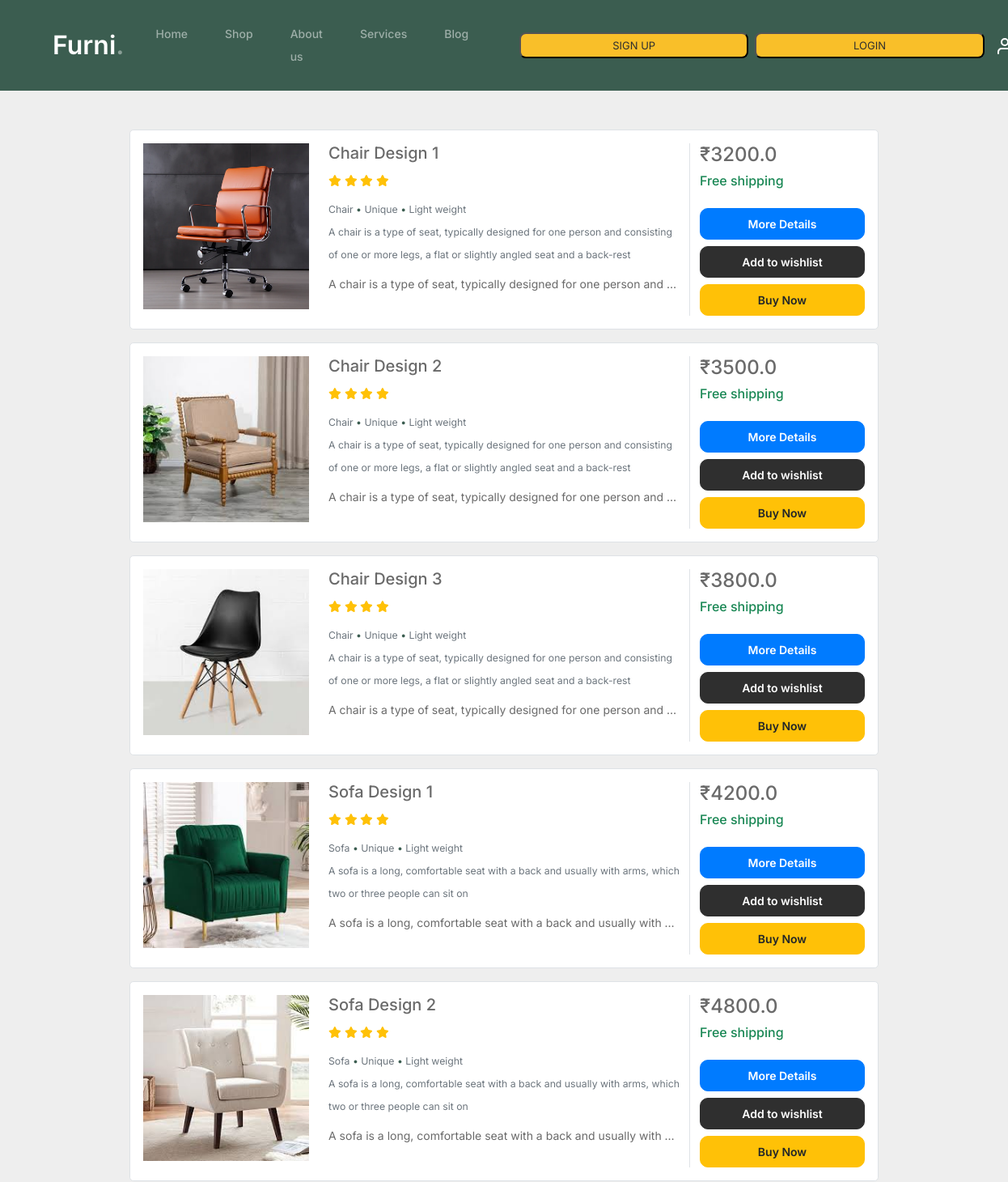
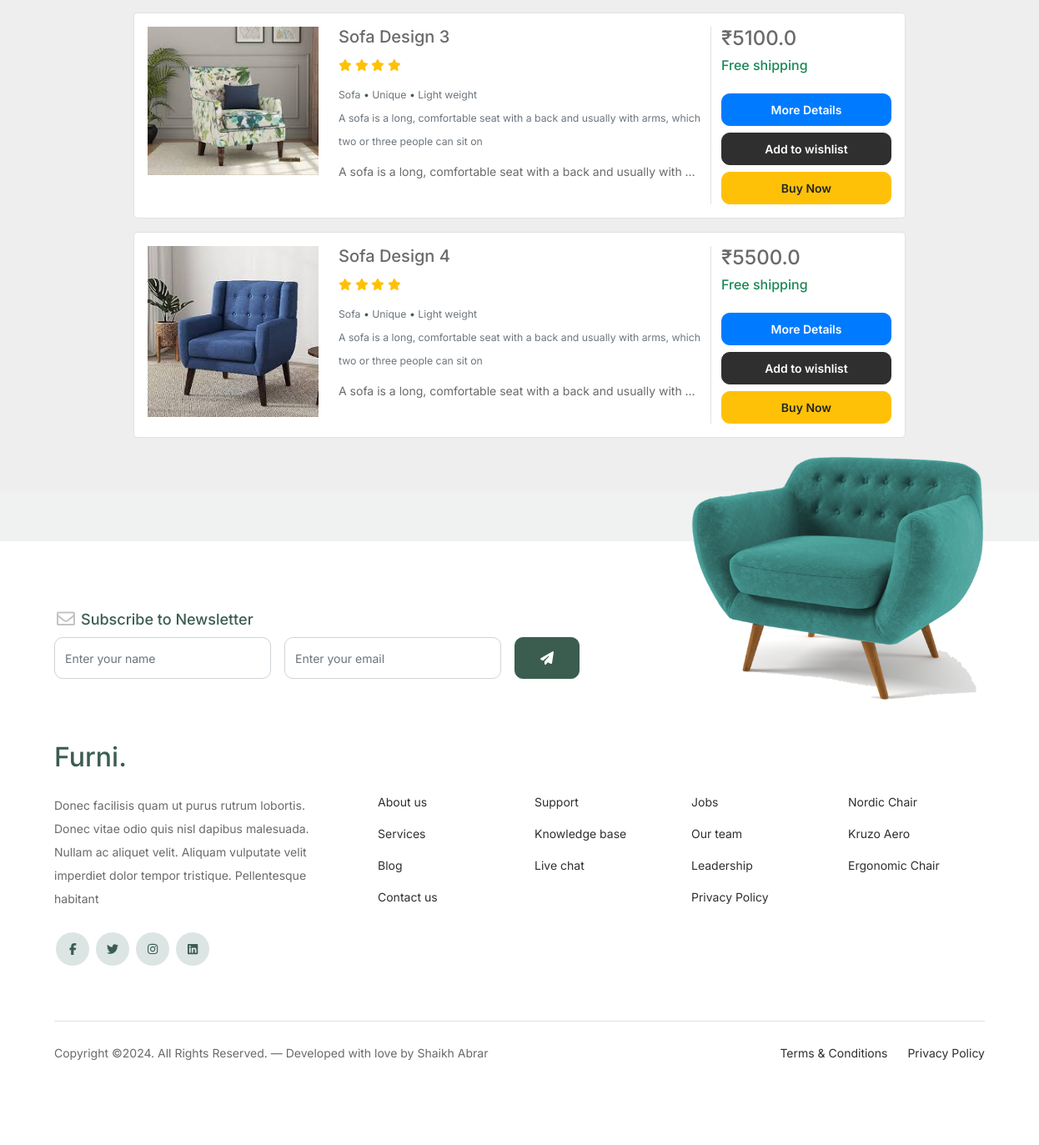
The app's page /shop/ with its own data (2 pictures, top to bottom).
### app1/models.py (models this page shows, shortened)
class Product(models.Model):
    PRODUCT_CATEGORIES = [
        ('chair','Chair'),
        ('sofa','Sofa'),
    ]
    seller = models.ForeignKey(User,on_delete=models.CASCADE,limit_choices_to={'usertype': 'seller'})
    pcat = models.CharField(max_length=10,choices=PRODUCT_CATEGORIES)
    pname = models.CharField(max_length=30)
    pcaption = models.CharField(max_length=50,blank=True,null=True)
    pdesc = models.TextField(max_length=500,blank=True,null=True)
    pprice = models.FloatField(blank=True,null=True)
    pimg = models.ImageField(default="",upload_to="product_images/")
    color = models.CharField(max_length=20, blank=True, null=True)
    material = models.CharField(max_length=50, blank=True, null=True)
    brand = models.CharField(max_length=50, blank=True, null=True)
    stock = models.PositiveIntegerField(default=0)

### app1/views.py (the view)
# urls.py: path('shop/',views.shop,name='shop'),
def shop(request):
    product = Product.objects.all()
    mywish = []
    if request.session.get('email'):
        user = User.objects.get(email=request.session['email'])
        mywish = Wishlist.objects.filter(user=user).values_list('product_id', flat=True)
    context = {
        'product': product,
        'mywish': mywish,
    }
    return render(request, 'shop.html', context)

### app1/templates/shop.html (shortened to what this page needs)
{% extends "header-footer.html" %}
{% load static %}
{% block content %}
<section style="background-color: #eee;">
    <div class="container p-contain py-5">
      {% for p in product %}
      <div class="row justify-content-center mb-3">
        <div class="col-md-12 col-xl-10">
          <div class="card shadow-0 border rounded-3">
            <div class="card-body">
              <div class="row">
                <div class="col-md-12 col-lg-3 col-xl-3 mb-4 mb-lg-0">
                  <div class="bg-image hover-zoom ripple rounded ripple-surface">
                    <img src="{{ p.pimg.url }}" class="w-100" />
                  </div>
                </div>
                <div class="col-md-6 col-lg-6 col-xl-6">
                  <h5>{{ p.pname }}</h5>
                  <div class="d-flex flex-row">
                    <div class="text-warning mb-1 me-2">
                      <i class="fa fa-star"></i>
                      <i class="fa fa-star"></i>
                      <i class="fa fa-star"></i>
                      <i class="fa fa-star"></i>
                    </div>
                  </div>
                  <div class="mt-1 mb-0 text-muted small">
                    <span>{{ p.pcat|title }}</span>
                    <span class="text-primary"> • </span>
                    <span>Unique</span>
                    <span class="text-primary"> • </span>
					<span>Light weight</span>
                  </div>
                  <div class="mb-2 text-muted small">
                    <span>{{ p.pdesc }}<br /></span>
                  </div>
                  <p class="text-truncate mb-4 mb-md-0">
                    {{ p.pdesc }}
                  </p>
                </div>
                <div class="col-md-6 col-lg-3 col-xl-3 border-sm-start-none border-start">
                  <div class="d-flex flex-row align-items-center mb-1">
                    <h4 class="mb-1 me-1">₹{{ p.pprice }}</h4>
                  </div>
                  <h6 class="text-success">Free shipping</h6>
                  <div class="d-flex flex-column mt-4">
                    <a  href="{% url 'mdetails' pk=p.pk %}" class="btn btn-primary-custom btn-sm">More Details</a>
                    {% if p.pk in mywish %}
                    <a href="{% url 'removewish' pk=p.pk %}" class="btn btn-remove btn-sm mt-2">Remove from wishlist</a>
                    {% else %}
                    <a href="{% url 'addwish' pk=p.pk %}?source=shop" class="btn btn-add btn-sm mt-2">Add to wishlist</a>
                    {% endif %}
                    <a href="{% url 'addcart' pk=p.pk %}?source=buynow" class="btn btn-buy-now btn-sm mt-2">Buy Now</a>
                  </div>
                </div>
              </div>
            </div>
          </div>
        </div>
      </div>
      {% endfor %}
    </div>
</section>
{% endblock %}

### app1/templates/header-footer.html (shortened to what this page needs)
{% load static %}
<!doctype html>
<html lang="en">
    <head>
        <link rel="stylesheet" href="{% static 'css/fontawesome.min.css'%}">
        <link rel="stylesheet" href="{% static 'css/all.min.css'%}">
        <link rel="stylesheet" href="{% static 'css/bootstrap.min.css'%}" >
        <link rel="stylesheet" href="{% static 'css/tiny-slider.css'%}" >
        <link rel="stylesheet" href="{% static 'css/style.css' %}">
        <link rel="stylesheet" href="{% static 'css/notification.css' %}">
        <link href="https://cdnjs.cloudflare.com/ajax/libs/font-awesome/6.0.0-beta3/css/all.min.css" rel="stylesheet">
        <link href="https://cdnjs.cloudflare.com/ajax/libs/aos/2.3.4/aos.css" rel="stylesheet">
    </head>
	<body>
        <nav class="custom-navbar navbar sticky-top navbar-expand-md navbar-dark bg-dark" aria-label="Furni navigation bar">
            <div class="container">
              <a class="navbar-brand" href="index.html">Furni<span>.</span></a>
              <div class="collapse navbar-collapse justify-content-between" id="navbarsFurni">
                <ul class="custom-navbar-nav navbar-nav ms-auto mb-2 mb-md-0">
                  <li class="nav-item">
                    <a class="nav-link" href="{% url 'index' %}">Home</a>
                  </li>
                  <li class="nav-item">
                    <a class="nav-link" href="{% url 'shop' %}">Shop</a>
                  </li>
                  <li class="nav-item">
                    <a class="nav-link" href="{% url 'about' %}">About us</a>
                  </li>
                  <li class="nav-item">
                    <a class="nav-link" href="{% url 'services' %}">Services</a>
                  </li>
                  <li class="nav-item">
                    <a class="nav-link" href="{% url 'blog' %}">Blog</a>
                  </li>
                </ul>
                <ul class="custom-navbar-cta navbar-nav d-flex align-items-center">
                  {% if request.session.email %}
                  <li class="nav-item me-2">
                    <a href="{% url 'logout' %}">
                      <button type="button" class="button1" >LOGOUT</button>
                    </a>
                  </li>
                  {% else %}
                  <div class="btn-group" role="group" aria-label="loginout">
                  <li class="nav-item me-2">
                    <a href="{% url 'signup' %}">
                      <button type="button" class="button1" >SIGN UP</button>
                    </a>
                  </li>
                  <li class="nav-item me-2">
                    <a href="{% url 'login' %}">
                      <button type="button" class="button1">LOGIN</button>
                    </a>
                  </li>
                  </div>
                  {% endif %}
                  <li class="nav-item">
                      {% if request.session.profile %}
                      <a class="nav-link" href="{% url 'uprofile' %}">
                      <img src="{{ request.session.profile }}" alt="User Profile" class="user-profile-pic">
                      </a>
                      {% else %}
                      <a class="nav-link" href="#">
                      <img data-bs-toggle="tooltip" data-bs-placement="bottom" title="Please login or signup" src="{% static 'images/user.svg' %}" alt="User Profile">
                      </a>
                      {% endif %}
                  </li>
                </ul>
              </div>
            </div>
        </nav>
{% block content %}
{% endblock content %}
<footer class="footer-section">
    <div class="container relative">
        <div class="sofa-img">
            <img src="{% static 'images/sofa.png' %}" alt="Image" class="img-fluid">
        </div>
        <div class="row">
            <div class="col-lg-8">
                <div class="subscription-form">
                    <h3 class="d-flex align-items-center"><span class="me-1"><img src="{% static 'images/envelope-outline.svg' %}" alt="Image" class="img-fluid"></span><span>Subscribe to Newsletter</span></h3>
                    <form action="#" class="row g-3">
                        <div class="col-auto">
                            <input type="text" class="form-control" placeholder="Enter your name">
                        </div>
                        <div class="col-auto">
                            <input type="email" class="form-control" placeholder="Enter your email">
                        </div>
                        <div class="col-auto">
                            <button class="btn btn-primary">
                                <span class="fa fa-paper-plane"></span>
                            </button>
                        </div>
                    </form>
                </div>
            </div>
        </div>
        <div class="row g-5 mb-5">
            <div class="col-lg-4">
                <div class="mb-4 footer-logo-wrap"><a href="#" class="footer-logo">Furni<span>.</span></a></div>
                <p class="mb-4">Donec facilisis quam ut purus rutrum lobortis. Donec vitae odio quis nisl dapibus malesuada. Nullam ac aliquet velit. Aliquam vulputate velit imperdiet dolor tempor tristique. Pellentesque habitant</p>
                <ul class="list-unstyled custom-social">
                    <li><a href="#"><span class="fa fa-brands fa-facebook-f"></span></a></li>
                    <li><a href="#"><span class="fa fa-brands fa-twitter"></span></a></li>
                    <li><a href="#"><span class="fa fa-brands fa-instagram"></span></a></li>
                    <li><a href="#"><span class="fa fa-brands fa-linkedin"></span></a></li>
                </ul>
            </div>
            <div class="col-lg-8">
                <div class="row links-wrap">
                    <div class="col-6 col-sm-6 col-md-3">
                        <ul class="list-unstyled">
                            <li><a href="#">About us</a></li>
                            <li><a href="#">Services</a></li>
                            <li><a href="#">Blog</a></li>
                            <li><a href="#">Contact us</a></li>
                        </ul>
                    </div>
                    <div class="col-6 col-sm-6 col-md-3">
                        <ul class="list-unstyled">
                            <li><a href="#">Support</a></li>
                            <li><a href="#">Knowledge base</a></li>
                            <li><a href="#">Live chat</a></li>
                        </ul>
                    </div>
                    <div class="col-6 col-sm-6 col-md-3">
                        <ul class="list-unstyled">
                            <li><a href="#">Jobs</a></li>
                            <li><a href="#">Our team</a></li>
                            <li><a href="#">Leadership</a></li>
                            <li><a href="#">Privacy Policy</a></li>
                        </ul>
                    </div>
                    <div class="col-6 col-sm-6 col-md-3">
                        <ul class="list-unstyled">
                            <li><a href="#">Nordic Chair</a></li>
                            <li><a href="#">Kruzo Aero</a></li>
                            <li><a href="#">Ergonomic Chair</a></li>
                        </ul>
                    </div>
                </div>
            </div>
        </div>
        <div class="border-top copyright">
            <div class="row pt-4">
                <div class="col-lg-6">
                  <p class="mb-2 text-center text-lg-start">Copyright &copy;. All Rights Reserved. &mdash; Developed with love by Shaikh Abrar  </p>
                </div>
                <div class="col-lg-6 text-center text-lg-end">
                    <ul class="list-unstyled d-inline-flex ms-auto">
                        <li class="me-4"><a href="#">Terms &amp; Conditions</a></li>
                        <li><a href="#">Privacy Policy</a></li>
                    </ul>
                </div>
            </div>
        </div>
    </div>
</footer>
</body>
</html>

### records on screen
Product: pimg (picture), pname "Chair Design 1", pcat "Chair", pdesc "A chair is a type of seat, typically designed for one person and consisting of one or more legs, a flat or slightly angled seat and a back-rest", pdesc "A chair is a type of seat, typically designed for one person and…", pprice "3200.0", shows "Add to wishlist"
Product: pimg (picture), pname "Chair Design 2", pcat "Chair", pdesc "A chair is a type of seat, typically designed for one person and consisting of one or more legs, a flat or slightly angled seat and a back-rest", pdesc "A chair is a type of seat, typically designed for one person and…", pprice "3500.0", shows "Add to wishlist"
Product: pimg (picture), pname "Chair Design 3", pcat "Chair", pdesc "A chair is a type of seat, typically designed for one person and consisting of one or more legs, a flat or slightly angled seat and a back-rest", pdesc "A chair is a type of seat, typically designed for one person and…", pprice "3800.0", shows "Add to wishlist"
Product: pimg (picture), pname "Sofa Design 1", pcat "Sofa", pdesc "A sofa is a long, comfortable seat with a back and usually with arms, which two or three people can sit on", pdesc "A sofa is a long, comfortable seat with a back and usually with…", pprice "4200.0", shows "Add to wishlist"
Product: pimg (picture), pname "Sofa Design 2", pcat "Sofa", pdesc "A sofa is a long, comfortable seat with a back and usually with arms, which two or three people can sit on", pdesc "A sofa is a long, comfortable seat with a back and usually with…", pprice "4800.0", shows "Add to wishlist"
Product: pimg (picture), pname "Sofa Design 3", pcat "Sofa", pdesc "A sofa is a long, comfortable seat with a back and usually with arms, which two or three people can sit on", pdesc "A sofa is a long, comfortable seat with a back and usually with…", pprice "5100.0", shows "Add to wishlist"
Product: pimg (picture), pname "Sofa Design 4", pcat "Sofa", pdesc "A sofa is a long, comfortable seat with a back and usually with arms, which two or three people can sit on", pdesc "A sofa is a long, comfortable seat with a back and usually with…", pprice "5500.0", shows "Add to wishlist"
